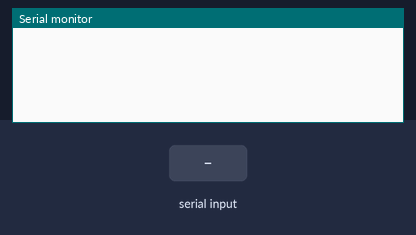
A sketch run on a simulated Arduino Uno, built with avr-gcc and run on an emulated ATmega328P. Parts: the last lines printed to the serial monitor. The test bench sets the inputs (shaded band).

Above: at 1.2 s.
1.3 s: "clear" received over Serial
At 2.7 s:
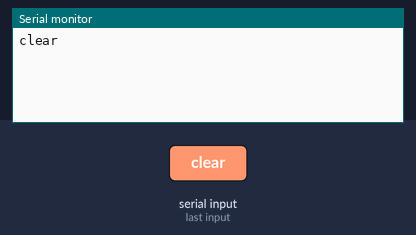
3.8 s: "1" received over Serial
At 5.7 s:
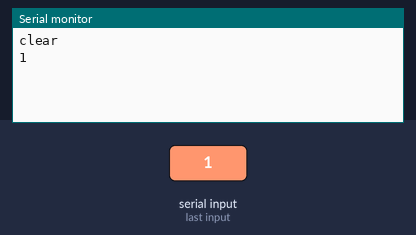

The sketch:

ArduinoThingy.ino
```cpp
#include <LiquidCrystal.h>
LiquidCrystal LcDisplay = LiquidCrystal(12, 11, 5, 4, 3, 2); //RS, E, D4, D5, D6, D7
void setup() {
  Serial.begin(9600);
    LcDisplay.clear();
}

void loop() {
  if(Serial.available()>0){
    String str = Serial.readString();
    Serial.println(str);
    LcDisplay.setCursor(0,0);
    LcDisplay.print(str);
    if(str == "clear"){
      LcDisplay.clear();
    }
}
  }
```

Measured:
- after the input at 1.3 s, the serial monitor: prints a new line after 1.0 s (image 1)
- after the input at 3.8 s, the serial monitor: prints a new line after 1.0 s (image 2)
